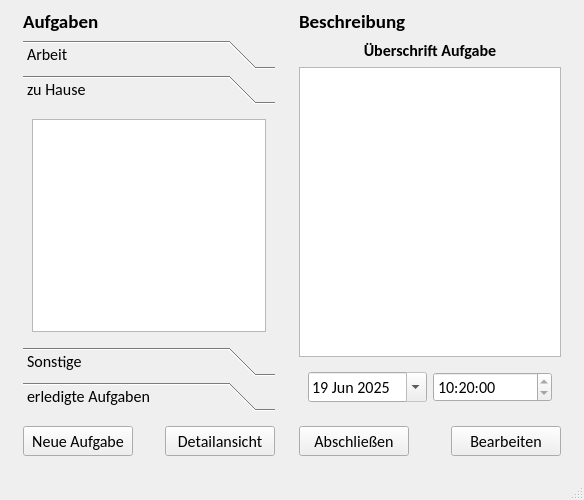
<?xml version="1.0" encoding="UTF-8"?>
<ui version="4.0">
 <class>frm_main_window</class>
 <widget class="QMainWindow" name="frm_main_window">
  <property name="geometry">
   <rect>
    <x>0</x>
    <y>0</y>
    <width>584</width>
    <height>500</height>
   </rect>
  </property>
  <property name="font">
   <font>
    <family>Calibri</family>
    <pointsize>12</pointsize>
   </font>
  </property>
  <property name="windowTitle">
   <string>Task Manager Beta</string>
  </property>
  <widget class="QWidget" name="centralwidget">
   <property name="sizePolicy">
    <sizepolicy hsizetype="Preferred" vsizetype="Preferred">
     <horstretch>0</horstretch>
     <verstretch>0</verstretch>
    </sizepolicy>
   </property>
   <property name="minimumSize">
    <size>
     <width>200</width>
     <height>300</height>
    </size>
   </property>
   <layout class="QHBoxLayout" name="horizontalLayout_3">
    <item>
     <spacer name="horizontalSpacer">
      <property name="orientation">
       <enum>Qt::Orientation::Horizontal</enum>
      </property>
      <property name="sizeType">
       <enum>QSizePolicy::Policy::Fixed</enum>
      </property>
      <property name="sizeHint" stdset="0">
       <size>
        <width>5</width>
        <height>20</height>
       </size>
      </property>
     </spacer>
    </item>
    <item>
     <widget class="QWidget" name="wg_main_tasks" native="true">
      <property name="sizePolicy">
       <sizepolicy hsizetype="Minimum" vsizetype="Preferred">
        <horstretch>0</horstretch>
        <verstretch>0</verstretch>
       </sizepolicy>
      </property>
      <property name="minimumSize">
       <size>
        <width>270</width>
        <height>0</height>
       </size>
      </property>
      <property name="maximumSize">
       <size>
        <width>550</width>
        <height>16777215</height>
       </size>
      </property>
      <layout class="QVBoxLayout" name="verticalLayout_5">
       <property name="topMargin">
        <number>0</number>
       </property>
       <property name="bottomMargin">
        <number>0</number>
       </property>
       <item>
        <widget class="QLabel" name="lb_tasks">
         <property name="font">
          <font>
           <family>Calibri</family>
           <pointsize>14</pointsize>
           <bold>true</bold>
          </font>
         </property>
         <property name="text">
          <string>Aufgaben</string>
         </property>
         <property name="alignment">
          <set>Qt::AlignmentFlag::AlignLeading|Qt::AlignmentFlag::AlignLeft|Qt::AlignmentFlag::AlignVCenter</set>
         </property>
        </widget>
       </item>
       <item>
        <widget class="QToolBox" name="tb_tasks">
         <property name="currentIndex">
          <number>1</number>
         </property>
         <widget class="QWidget" name="work">
          <property name="geometry">
           <rect>
            <x>0</x>
            <y>0</y>
            <width>252</width>
            <height>238</height>
           </rect>
          </property>
          <attribute name="label">
           <string>Arbeit</string>
          </attribute>
          <layout class="QVBoxLayout" name="verticalLayout">
           <item>
            <widget class="QListWidget" name="lw_work">
             <property name="layoutDirection">
              <enum>Qt::LayoutDirection::LeftToRight</enum>
             </property>
            </widget>
           </item>
          </layout>
         </widget>
         <widget class="QWidget" name="home">
          <property name="geometry">
           <rect>
            <x>0</x>
            <y>0</y>
            <width>252</width>
            <height>238</height>
           </rect>
          </property>
          <attribute name="label">
           <string>zu Hause</string>
          </attribute>
          <layout class="QVBoxLayout" name="verticalLayout_2">
           <item>
            <widget class="QListWidget" name="lw_home"/>
           </item>
          </layout>
         </widget>
         <widget class="QWidget" name="other">
          <property name="geometry">
           <rect>
            <x>0</x>
            <y>0</y>
            <width>252</width>
            <height>238</height>
           </rect>
          </property>
          <attribute name="label">
           <string>Sonstige</string>
          </attribute>
          <layout class="QVBoxLayout" name="verticalLayout_6">
           <item>
            <widget class="QListWidget" name="lw_other"/>
           </item>
          </layout>
         </widget>
         <widget class="QWidget" name="finished_tasks">
          <property name="geometry">
           <rect>
            <x>0</x>
            <y>0</y>
            <width>252</width>
            <height>238</height>
           </rect>
          </property>
          <attribute name="label">
           <string>erledigte Aufgaben</string>
          </attribute>
          <layout class="QVBoxLayout" name="verticalLayout_3">
           <item>
            <widget class="QListWidget" name="lw_finished"/>
           </item>
          </layout>
         </widget>
        </widget>
       </item>
       <item>
        <widget class="QWidget" name="wg_tasks_buttons" native="true">
         <layout class="QHBoxLayout" name="horizontalLayout">
          <property name="leftMargin">
           <number>0</number>
          </property>
          <property name="rightMargin">
           <number>0</number>
          </property>
          <item>
           <widget class="QPushButton" name="pb_new_task">
            <property name="minimumSize">
             <size>
              <width>110</width>
              <height>30</height>
             </size>
            </property>
            <property name="maximumSize">
             <size>
              <width>140</width>
              <height>40</height>
             </size>
            </property>
            <property name="text">
             <string>Neue Aufgabe</string>
            </property>
           </widget>
          </item>
          <item>
           <spacer name="horizontalSpacer_2">
            <property name="orientation">
             <enum>Qt::Orientation::Horizontal</enum>
            </property>
            <property name="sizeHint" stdset="0">
             <size>
              <width>40</width>
              <height>20</height>
             </size>
            </property>
           </spacer>
          </item>
          <item>
           <widget class="QPushButton" name="pb_show_description">
            <property name="minimumSize">
             <size>
              <width>110</width>
              <height>30</height>
             </size>
            </property>
            <property name="maximumSize">
             <size>
              <width>140</width>
              <height>40</height>
             </size>
            </property>
            <property name="text">
             <string>Detailansicht</string>
            </property>
            <property name="checkable">
             <bool>true</bool>
            </property>
            <property name="autoDefault">
             <bool>false</bool>
            </property>
           </widget>
          </item>
         </layout>
        </widget>
       </item>
      </layout>
     </widget>
    </item>
    <item>
     <widget class="QWidget" name="wg_main_description" native="true">
      <property name="sizePolicy">
       <sizepolicy hsizetype="Minimum" vsizetype="Preferred">
        <horstretch>0</horstretch>
        <verstretch>0</verstretch>
       </sizepolicy>
      </property>
      <property name="minimumSize">
       <size>
        <width>0</width>
        <height>0</height>
       </size>
      </property>
      <property name="maximumSize">
       <size>
        <width>550</width>
        <height>16777215</height>
       </size>
      </property>
      <layout class="QVBoxLayout" name="verticalLayout_4">
       <property name="topMargin">
        <number>0</number>
       </property>
       <property name="bottomMargin">
        <number>0</number>
       </property>
       <item>
        <widget class="QLabel" name="lb_description">
         <property name="font">
          <font>
           <family>Calibri</family>
           <pointsize>14</pointsize>
           <bold>true</bold>
          </font>
         </property>
         <property name="text">
          <string>Beschreibung</string>
         </property>
         <property name="alignment">
          <set>Qt::AlignmentFlag::AlignLeading|Qt::AlignmentFlag::AlignLeft|Qt::AlignmentFlag::AlignVCenter</set>
         </property>
        </widget>
       </item>
       <item>
        <widget class="QLabel" name="lb_task_title">
         <property name="font">
          <font>
           <family>Calibri</family>
           <pointsize>12</pointsize>
           <bold>true</bold>
          </font>
         </property>
         <property name="text">
          <string>Überschrift Aufgabe</string>
         </property>
         <property name="alignment">
          <set>Qt::AlignmentFlag::AlignCenter</set>
         </property>
        </widget>
       </item>
       <item>
        <widget class="QTextEdit" name="te_description">
         <property name="readOnly">
          <bool>true</bool>
         </property>
        </widget>
       </item>
       <item>
        <widget class="QWidget" name="wg_description_time" native="true">
         <property name="font">
          <font>
           <family>Calibri</family>
           <pointsize>12</pointsize>
          </font>
         </property>
         <layout class="QHBoxLayout" name="horizontalLayout_4">
          <item>
           <widget class="QDateEdit" name="ded_description">
            <property name="readOnly">
             <bool>true</bool>
            </property>
            <property name="calendarPopup">
             <bool>true</bool>
            </property>
            <property name="date">
             <date>
              <year>2025</year>
              <month>6</month>
              <day>19</day>
             </date>
            </property>
           </widget>
          </item>
          <item>
           <widget class="QTimeEdit" name="ted_description">
            <property name="readOnly">
             <bool>true</bool>
            </property>
            <property name="time">
             <time>
              <hour>10</hour>
              <minute>20</minute>
              <second>0</second>
             </time>
            </property>
           </widget>
          </item>
         </layout>
        </widget>
       </item>
       <item>
        <widget class="QWidget" name="wg_description_buttons" native="true">
         <layout class="QHBoxLayout" name="horizontalLayout_2">
          <property name="leftMargin">
           <number>0</number>
          </property>
          <property name="rightMargin">
           <number>0</number>
          </property>
          <item>
           <widget class="QPushButton" name="pb_finish_task">
            <property name="minimumSize">
             <size>
              <width>110</width>
              <height>30</height>
             </size>
            </property>
            <property name="maximumSize">
             <size>
              <width>140</width>
              <height>40</height>
             </size>
            </property>
            <property name="text">
             <string>Abschließen</string>
            </property>
           </widget>
          </item>
          <item>
           <spacer name="horizontalSpacer_3">
            <property name="orientation">
             <enum>Qt::Orientation::Horizontal</enum>
            </property>
            <property name="sizeHint" stdset="0">
             <size>
              <width>40</width>
              <height>20</height>
             </size>
            </property>
           </spacer>
          </item>
          <item>
           <widget class="QPushButton" name="pb_edit_task">
            <property name="minimumSize">
             <size>
              <width>110</width>
              <height>30</height>
             </size>
            </property>
            <property name="maximumSize">
             <size>
              <width>140</width>
              <height>40</height>
             </size>
            </property>
            <property name="text">
             <string>Bearbeiten</string>
            </property>
           </widget>
          </item>
         </layout>
        </widget>
       </item>
      </layout>
     </widget>
    </item>
    <item>
     <spacer name="horizontalSpacer_4">
      <property name="orientation">
       <enum>Qt::Orientation::Horizontal</enum>
      </property>
      <property name="sizeType">
       <enum>QSizePolicy::Policy::Fixed</enum>
      </property>
      <property name="sizeHint" stdset="0">
       <size>
        <width>5</width>
        <height>20</height>
       </size>
      </property>
     </spacer>
    </item>
   </layout>
  </widget>
  <widget class="QStatusBar" name="statusbar"/>
 </widget>
 <resources/>
 <connections/>
</ui>
